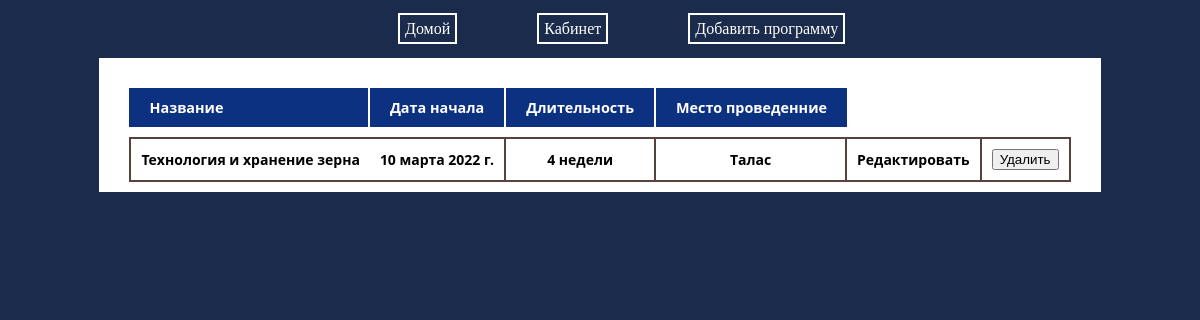
Page /programmlist (signed in) on the committed database.
### main/models.py (models this page shows, shortened)
class Programms(models.Model):
    set_choices = [
        ("открыт", 'открыт'),
        ("закрыт", 'закрыт'),
    ]
    tittle = models.CharField("Название программы",max_length=250)
    date = models.DateField("Начало")
    length = models.CharField("Длительность",max_length=155)
    location = models.CharField("Местоположение",max_length=150)
    set = models.CharField("Набор",max_length=50,choices=set_choices,default="закрыт")
    text = models.TextField("Описание")
    class Meta:
        verbose_name = "Программа"
        verbose_name_plural = "Программы"

### main/views.py (the view)
# urls.py: path("programmlist",ProgrammsListView.as_view(), name="programmslist"),
class ProgrammsListView(LoginRequiredMixin,ListView):
    model = Programms
    template_name = 'main/programmslist.html'
    context_object_name = 'programmslist'
    raise_exception = True

### main/templates/main/programmslist.html (shortened to what this page needs)
<!DOCTYPE html>
{% load static %}
<html lang="en">
<head>
    <link rel="stylesheet" href="{% static 'main/css/list.css' %}">
</head>
<body>
    <div class="menu">
    <span><a href="{% url 'homepage' %}">Домой</a></span><span><a href="{% url 'profile' %}">Кабинет</a></span><span><a href="{% url 'createprogramms' %}">Добавить программу</a></span>
</div>
    <table>
        <tr>
            <th>Название</th>
            <th>Дата начала</th>
            <th>Длительность</th>
            <th>Место проведенние</th>
        </tr>
        {% for programm in programmslist %}
        <tr>
            <td>{{ programm.tittle }}</td><td>{{ programm.date }}</td><td>{{ programm.length }}</td><td>{{ programm.location }}</td>
            <td><a href="{% url 'updateprogramms' programm.id %}">Редактировать</a></td>
            <td><form id="delete_form" action="{% url 'deleteprogramms' programm.id %}" method="post">{% csrf_token %}
                <button type="submit" class="shine-button">Удалить</button>
            </form>
            </td>
        {% endfor %}
        </tr>
    </table>
</body>
</html>

### static/main/css/list.css (style rules this page uses)
html { height: 100%; background-color: #1b2b4c; }
span { margin: 20px; padding: 20px; }
.menu a { color: #ffffff; text-decoration: none; border: 2px solid#ffffff; padding: 5px; }
table { border-spacing: 0 10px; font-family: 'Open Sans', sans-serif; font-weight: bold; background: #ffffff; padding: 20px 30px 0 30px; margin: auto; }
th { padding: 10px 20px; background: #0c3181; color: #ffffff; border-right: 2px solid; font-size: 0.9em; }
th:first-child { text-align: left; }
th:last-child { border-right: none; }
td { vertical-align: middle; padding: 10px; font-size: 14px; text-align: center; border-top: 2px solid #56433D; border-bottom: 2px solid #56433D; border-right: 2px solid #56433D; }
td:first-child { border-left: 2px solid #56433D; border-right: none; }
td:nth-child(2) { text-align: left; }
td a { text-decoration: none; color: black; }
.menu { margin: 20px 0 20px 350px; }

### rows in the picture
Programms: tittle "Технология и хранение зерна", date "10 марта 2022 г.", length "4 недели", location "Талас"
